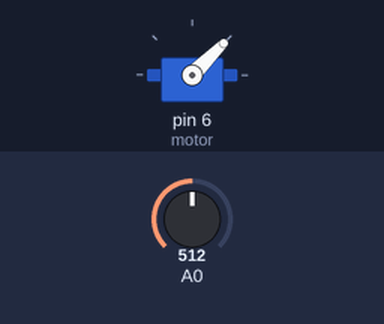
Bench run of a sketch on a simulated Arduino Uno, built with avr-gcc and run on an emulated ATmega328P. Parts: servo. The inputs (shaded band) are chosen by the test bench; at power-on: A0 = 512.

Above: at 1.2 s.
1.3 s: A0 set to 716
At 1.8 s:
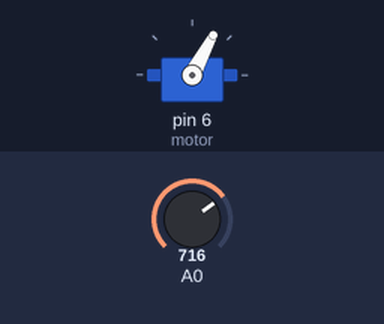
2.8 s: A0 set to 1023
At 3.9 s:
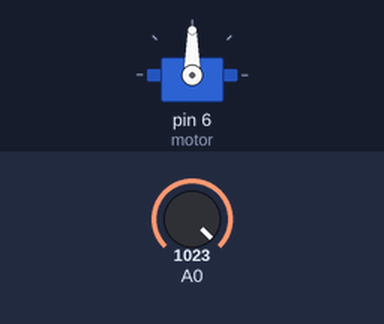
4.3 s: A0 set to 306
At 5.2 s:
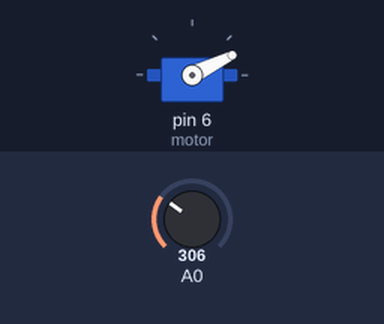
5.8 s: A0 set to 122
At 6.5 s:
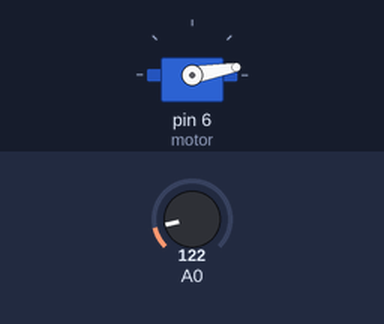
Timing chart, 0 to 8.3 s (numbered marks = the images above; inputs shaded):
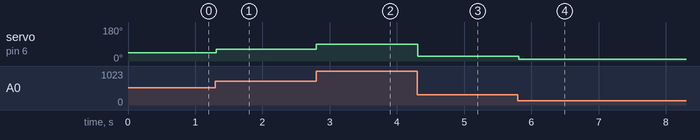

Measured:
- after the input at 1.3 s, servo on pin 6 (motor): 45° → 62° at once
- after the input at 2.8 s, servo on pin 6 (motor): 62° → 90° at once
- after the input at 4.3 s, servo on pin 6 (motor): 90° → 26° at once
- after the input at 5.8 s, servo on pin 6 (motor): 26° → 10° at once

The sketch:

A022-servo-trimmer.ino
```cpp
#include <Servo.h>

Servo motor;

void setup () {
  motor.attach(6);
}

void loop () {
  int v = analogRead(A0);
  int pos = map(v, 0, 1023, 0, 90);
  motor.write(pos);
  delay(10);
}
```
